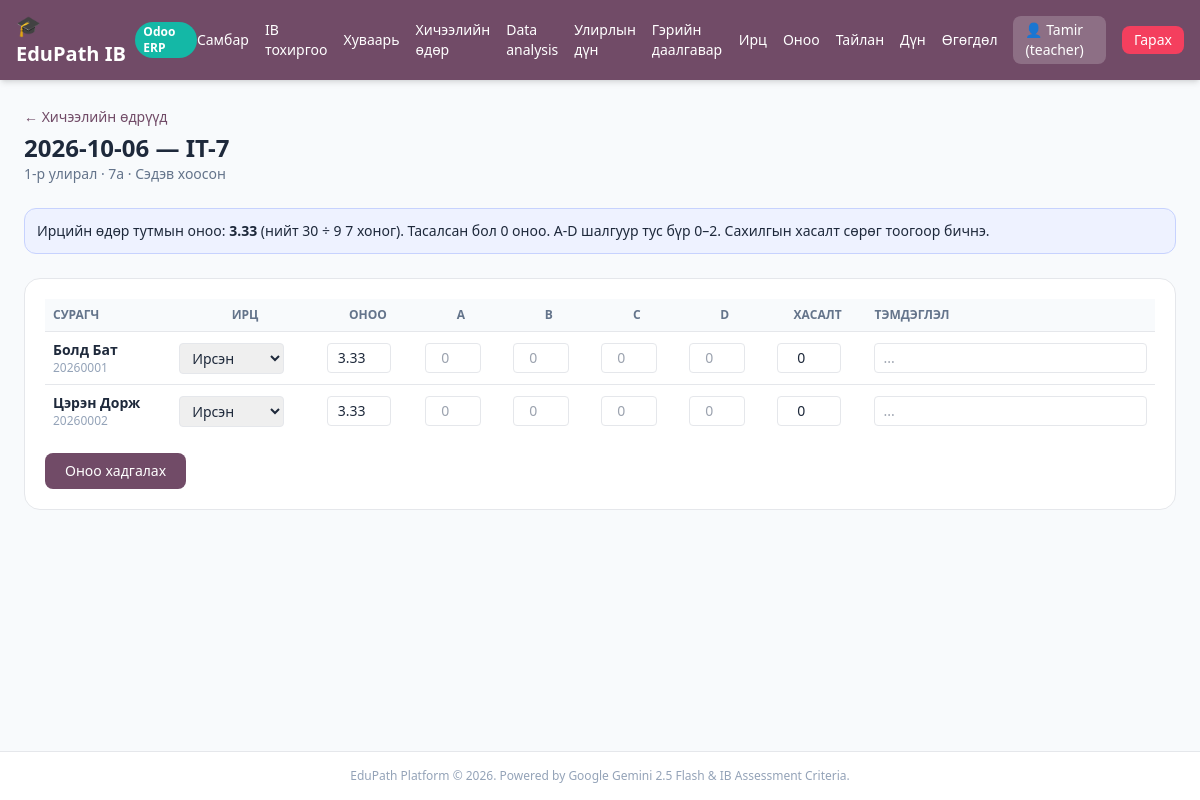
The page /teacher/sessions/6 (signed in) on the database its author committed.
### tables this page shows
CREATE TABLE users (
        id INTEGER PRIMARY KEY AUTOINCREMENT,
        username TEXT UNIQUE,
        password TEXT,
        role TEXT,
        gemini_api_key TEXT
    , deepseek_api_key TEXT, grade TEXT, name TEXT, surname TEXT, student_code TEXT, email TEXT, gender TEXT, phone TEXT, instagram TEXT, photo_path TEXT);

CREATE TABLE lesson_sessions (
        id INTEGER PRIMARY KEY AUTOINCREMENT,
        term_id INTEGER NOT NULL,
        lesson_id INTEGER NOT NULL,
        grade_id INTEGER NOT NULL,
        date TEXT NOT NULL,
        topic TEXT,
        created_by INTEGER,
        created_at INTEGER,
        UNIQUE(term_id, lesson_id, grade_id, date)
    );

CREATE TABLE lessons (
        id INTEGER PRIMARY KEY AUTOINCREMENT,
        title TEXT,
        filename TEXT,
        teacher_id INTEGER
    );

CREATE TABLE academic_terms (
        id INTEGER PRIMARY KEY AUTOINCREMENT,
        name TEXT NOT NULL,
        school_year TEXT NOT NULL,
        start_date TEXT NOT NULL,
        end_date TEXT NOT NULL,
        weeks INTEGER NOT NULL DEFAULT 6,
        is_active INTEGER NOT NULL DEFAULT 1,
        created_at INTEGER
    );

CREATE TABLE grades (
        id INTEGER PRIMARY KEY AUTOINCREMENT,
        name TEXT NOT NULL UNIQUE,
        level INTEGER NOT NULL,
        section TEXT NOT NULL,
        is_active INTEGER NOT NULL DEFAULT 1,
        created_at INTEGER
    );

### app.py (the view)
@app.get("/teacher/sessions/{session_id}", response_class=HTMLResponse)
def teacher_session_grading_page(session_id: int, request: Request,
                                 user: dict = Depends(get_current_user),
                                 db: sqlite3.Connection = Depends(get_db)):
    if not user or user["role"] != "teacher":
        return RedirectResponse("/login")
    session = db.execute(
        """SELECT s.*, l.title as lesson_title, g.name as grade_name, t.name as term_name
           FROM lesson_sessions s JOIN lessons l ON l.id = s.lesson_id
           JOIN grades g ON g.id = s.grade_id JOIN academic_terms t ON t.id = s.term_id
           WHERE s.id = ?""",
        (session_id,),
    ).fetchone()
    if not session:
        raise HTTPException(status_code=404)
    setting = _attendance_setting(db, session["term_id"], session["grade_id"], session["lesson_id"])
    students = _students_for_grade_name(db, session["grade_name"])
    marks = {r["student_id"]: dict(r) for r in db.execute(
        "SELECT * FROM attendance_marks WHERE session_id = ?", (session_id,)
    ).fetchall()}
    criteria = {(r["student_id"], r["criterion"]): r["score"] for r in db.execute(
        "SELECT * FROM criteria_scores WHERE session_id = ?", (session_id,)
    ).fetchall()}
    conduct = {}
    for r in db.execute(
        "SELECT student_id, SUM(points) as total FROM lesson_conduct_records WHERE session_id = ? GROUP BY student_id",
        (session_id,),
    ).fetchall():
        conduct[r["student_id"]] = r["total"]
    rows = []
    for student in students:
        row = dict(student)
        row["mark"] = marks.get(student["id"], {})
        row["criteria"] = {letter: criteria.get((student["id"], letter), "") for letter in CRITERION_LETTERS}
        row["conduct"] = conduct.get(student["id"], 0)
        rows.append(row)
    return templates.TemplateResponse(
        request=request, name="teacher_session_grading.html",
        context={
            "user": user, "session": dict(session), "students": rows,
            "criteria": CRITERION_LETTERS, "setting": setting,
            "unit_plans": [dict(r) for r in db.execute(
                "SELECT id, title, unit_code FROM ib_unit_plans WHERE lesson_id = ? ORDER BY id",
                (session["lesson_id"],),
            ).fetchall()],
        },
    )

### templates/teacher_session_grading.html (shortened to what this page needs)
{% extends "base.html" %}
{% block content %}
<div class="space-y-6">
  <div>
    <a href="/teacher/sessions?term_id={{ session.term_id }}" class="text-sm text-[#714B67] hover:underline">&larr; Хичээлийн өдрүүд</a>
    <h1 class="text-2xl font-black mt-1">{{ session.date }} — {{ session.lesson_title }}</h1>
    <p class="text-sm text-slate-500">{{ session.term_name }} · {{ session.grade_name }} · {{ session.topic or 'Сэдэв хоосон' }}</p>
  </div>
  <div class="bg-indigo-50 border border-indigo-200 p-3 rounded-xl text-sm">
    Ирцийн өдөр тутмын оноо: <b>{{ setting.per_day }}</b> (нийт {{ setting.total_points }} &divide; {{ setting.weeks }} 7 хоног).
    Тасалсан бол 0 оноо. A-D шалгуур тус бүр 0–2. Сахилгын хасалт сөрөг тоогоор бичнэ.
  </div>
  <form method="POST" action="/teacher/sessions/{{ session.id }}" class="bg-white p-5 rounded-2xl border">
    <div class="overflow-x-auto">
      <table class="w-full text-sm">
        <thead class="bg-slate-50 text-slate-500 text-xs uppercase">
          <tr>
            <th class="p-2 text-left">Сурагч</th><th class="p-2">Ирц</th><th class="p-2">Оноо</th>
            {% for c in criteria %}<th class="p-2">{{ c }}</th>{% endfor %}
            <th class="p-2">Хасалт</th><th class="p-2 text-left">Тэмдэглэл</th>
          </tr>
        </thead>
        <tbody>
          {% for s in students %}
          <tr class="border-t">
            <td class="p-2">
              <div class="font-semibold">{{ s.name }} {{ s.surname }}</div>
              <div class="text-xs text-slate-400">{{ s.student_code or s.username }}</div>
            </td>
            <td class="p-2">
              <select name="status_{{ s.id }}" class="px-2 py-1 border rounded">
                <option value="present" {% if s.mark.get('status') == 'present' %}selected{% endif %}>Ирсэн</option>
              </select>
            </td>
            <td class="p-2"><input type="number" step="0.5" name="points_{{ s.id }}" value="{{ s.mark.get('points', setting.per_day) }}" class="w-16 px-2 py-1 border rounded text-center"></td>
            {% for c in criteria %}<td class="p-2"><input type="number" min="0" max="2" step="0.5" name="c_{{ c }}_{{ s.id }}" value="{{ s.criteria.get(c) }}" placeholder="0" class="w-14 px-2 py-1 border rounded text-center"></td>{% endfor %}
            <td class="p-2"><input type="number" step="0.5" max="0" name="conduct_{{ s.id }}" value="{{ s.conduct }}" class="w-16 px-2 py-1 border rounded text-center"></td>
            <td class="p-2"><input name="note_{{ s.id }}" value="{{ s.mark.get('note', '') }}" class="w-full px-2 py-1 border rounded" placeholder="..."></td>
          </tr>
          {% endfor %}
        </tbody>
      </table>
    </div>
    <button class="mt-4 bg-[#714B67] text-white px-5 py-2 rounded-lg text-sm">Оноо хадгалах</button>
  </form>
</div>
{% endblock %}

### templates/base.html (shortened to what this page needs)
<!DOCTYPE html>
<html lang="mn">
<head>
  <script src="https://cdn.tailwindcss.com"></script>
</head>
<body class="bg-slate-50 text-slate-800 min-h-screen flex flex-col">
  <nav class="bg-[#714B67] text-white shadow-md">
    <div class="max-w-7xl mx-auto px-4 py-3 flex justify-between items-center">
      <a href="/" class="flex items-center space-x-2 font-bold text-xl">
        <span>🎓 EduPath IB</span>
        <span class="text-xs bg-teal-500 text-white px-2 py-0.5 rounded-full">Odoo ERP</span>
      </a>
      <div class="flex items-center space-x-4 text-sm">
        {% if user %}
          {% if user.role == 'teacher' %}
            <a href="/teacher" class="hover:underline">Самбар</a>
            <a href="/teacher/setup" class="hover:underline">IB тохиргоо</a>
            <a href="/teacher/timetable" class="hover:underline">Хуваарь</a>
            <a href="/teacher/sessions" class="hover:underline">Хичээлийн өдөр</a>
            <a href="/teacher/data-analysis" class="hover:underline">Data analysis</a>
            <a href="/teacher/term-grades" class="hover:underline">Улирлын дүн</a>
            <a href="/teacher/homework" class="hover:underline">Гэрийн даалгавар</a>
            <a href="/teacher/attendance" class="hover:underline">Ирц</a>
            <a href="/teacher/scoring" class="hover:underline">Оноо</a>
            <a href="/teacher/reports" class="hover:underline">Тайлан</a>
            <a href="/scores" class="hover:underline">Дүн</a>
            <a href="/teacher/data-transfer" class="hover:underline">Өгөгдөл</a>
          {% else %}
            <a href="/student" class="hover:underline">Самбар</a>
            <a href="/student/data-analysis" class="hover:underline">Data analysis</a>
            <a href="/student/term-grades" class="hover:underline">Улирлын дүн</a>
            <a href="/student/report" class="hover:underline">Миний тайлан</a>
          {% endif %}
          <span class="bg-white/20 px-3 py-1 rounded-lg">👤 {{ user.name or user.username }} ({{ user.role }})</span>
          <a href="/logout" class="bg-rose-500 hover:bg-rose-600 px-3 py-1 rounded-lg transition">Гарах</a>
        {% endif %}
      </div>
    </div>
  </nav>
  <main class="flex-1 max-w-7xl w-full mx-auto p-6">
    {% block content %}{% endblock %}
  </main>
  <footer class="text-center py-4 text-xs text-slate-400 border-t bg-white">
    EduPath Platform &copy; 2026. Powered by Google Gemini 2.5 Flash & IB Assessment Criteria.
  </footer>
</body>
</html>

### rows shown on the page
users: username "Tamir", role "teacher"
lesson_sessions: date "2026-10-06"
lessons: lesson_title "IT-7"
academic_terms: term_name "1-р улирал"
grades: grade_name "7a"
users: name "Болд", surname "Бат", student_code "20260001", id "Ирсэн", mark.get "3.33", conduct "0"
users: name "Цэрэн", surname "Дорж", student_code "20260002", id "Ирсэн", mark.get "3.33", conduct "0"

### other values the page prints
{{ session.topic or 'Сэдэв хоосон' }} "Сэдэв хоосон"
{{ setting.per_day }} "3.33"
{{ setting.total_points }} "30"
{{ setting.weeks }} "9"
{{ c }} "A" "B" "C" "D"
